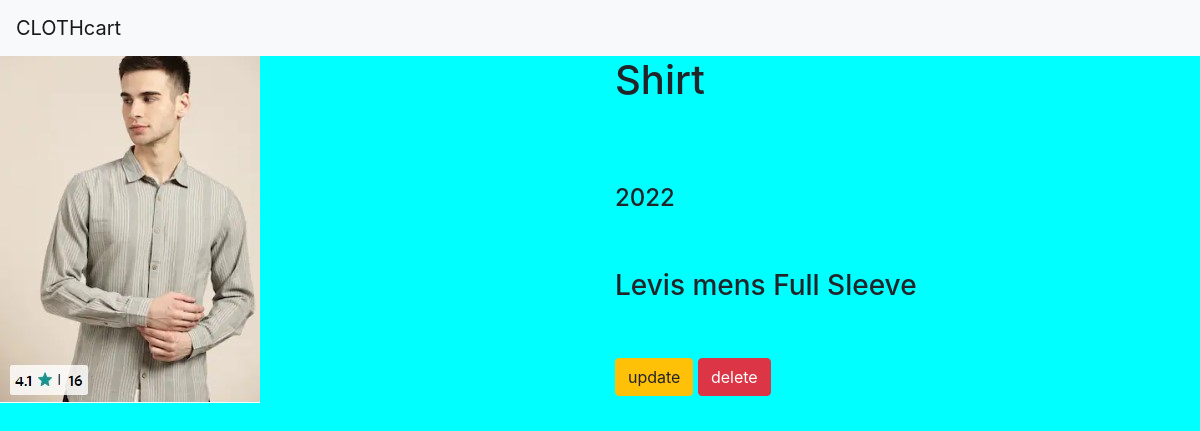
Page /cloth/1/ on the committed database.
### appclothcart/models.py (models this page shows, shortened)
class Cloth(models.Model):
    head= models.CharField(max_length=250)
    description = models.TextField()
    year=models.IntegerField()
    image=models.ImageField(upload_to='images')

### appclothcart/views.py (the view)
# urls.py: path('cloth/<int:cloth_id>/',views.detail,name='detail'),
def detail(request,cloth_id):
    cloth=Cloth.objects.get(id=cloth_id)
    return render(request,"details.html",{'cloth':cloth})

### templates/details.html
{% extends 'base.html' %}
{% block body %}
<div class="containser>">
    <div class="row">
        <div class="col-md-6">
            <img src="{{cloth.image.url}}">
        </div>
        <div class="col-md-6">
            <h1>{{cloth.head}}</h1><br>
            <br>
            <br>
            <h4>{{cloth.year}}</h4><br>
            <br>
            <h3>{{cloth.description}}</h3><br>
            <br>
            <a class="btn btn-warning" href="{% url 'appclothcart:update' cloth.id%}">update</a>
            <a class="btn btn-danger" href="{% url 'appclothcart:delete' cloth.id%}">delete</a>
        </div>
     </div>
</div>
{% endblock %}

### static/style.css (style rules this page uses)
body { background-color:aqua; }

### rows in the picture
Cloth: image (picture), head "Shirt", year "2022", description "Levis mens Full Sleeve"
